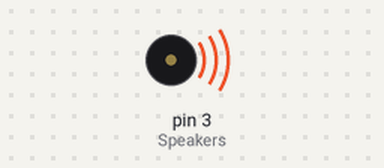
A sketch run on a simulated Arduino Uno, built with avr-gcc and run on an emulated ATmega328P. Parts: buzzer (waves = sounding). What the sketch prints to the serial monitor is not drawn.

Above: at 0.05 s.
Timing chart, 0 to 3.0 s (numbered marks = the images above):
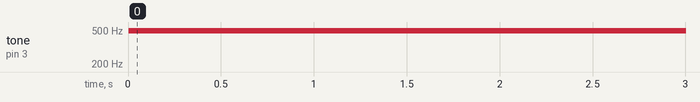

Measured:
- by itself, tone on pin 3 (Speakers): silent → 490 Hz at 0.00 s

The sketch:

trial-33.ino
```cpp
#define T_A 490
//array
int Speakers = 3;

void setup() {
  for (int i = 0; i <= 60; i++) {
    pinMode(Speakers, OUTPUT);
    Serial.begin(9600);
  }

}
void loop() {
  for (int i = 0; i <= 1; i++) {
    tone(Speakers, T_A);
    Serial.println(T_A);
    delay(100);
    noTone(Speakers);
    Serial.println(0);

  }

}
```
